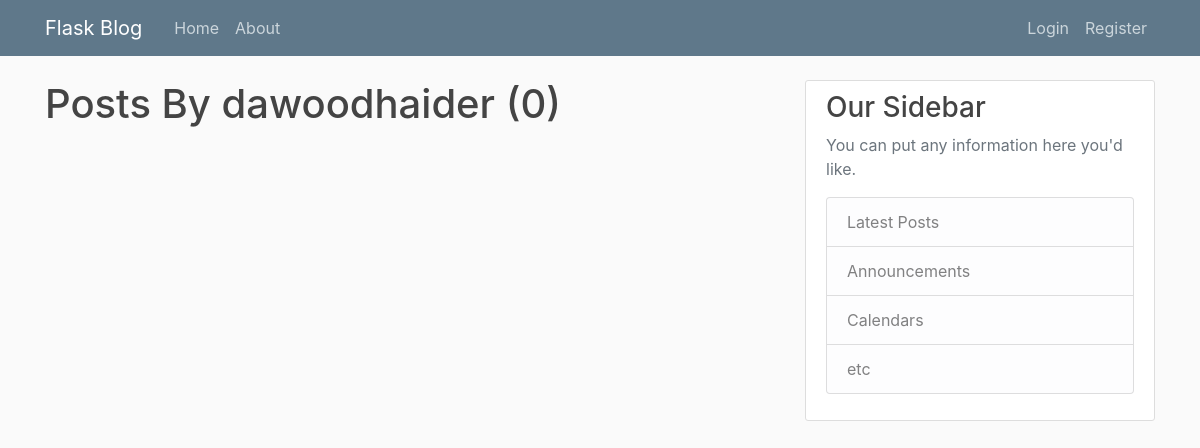
Page /user/dawoodhaider on the earlier database version.
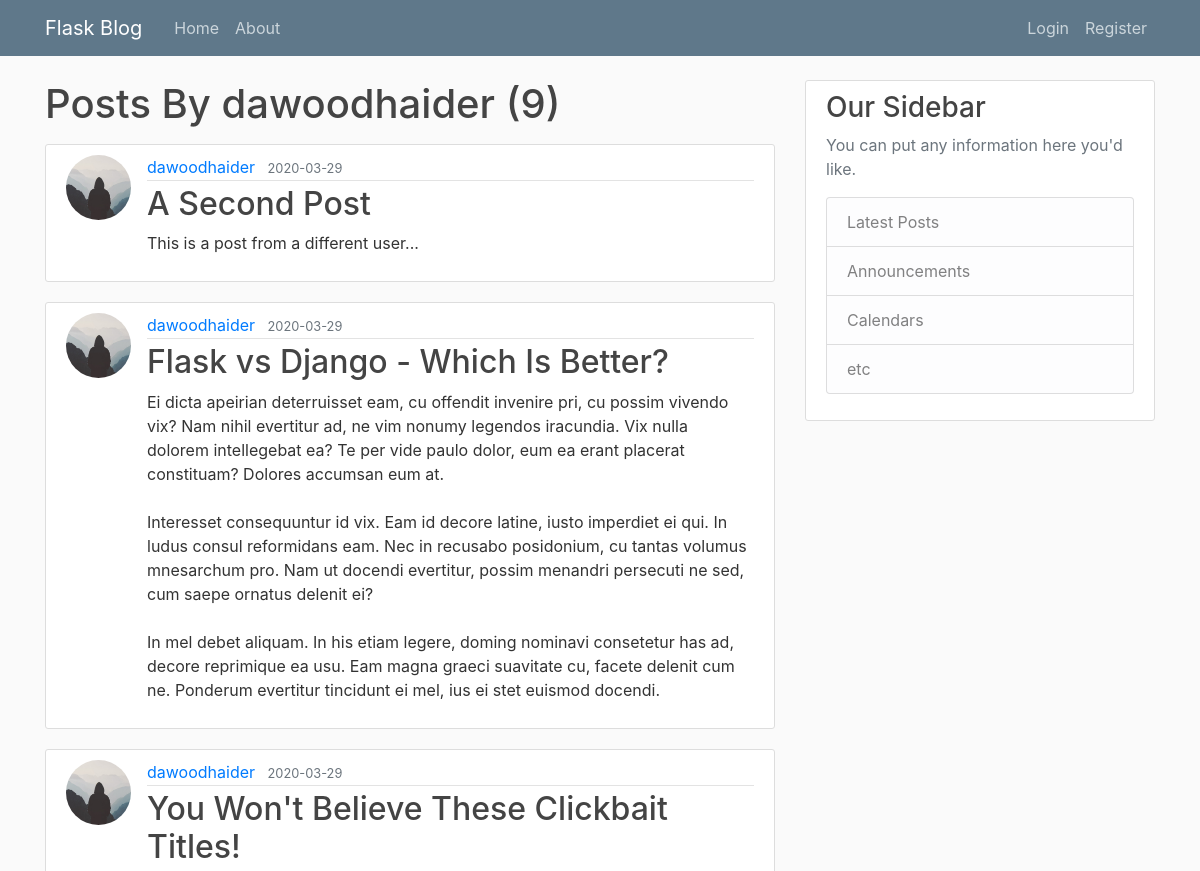
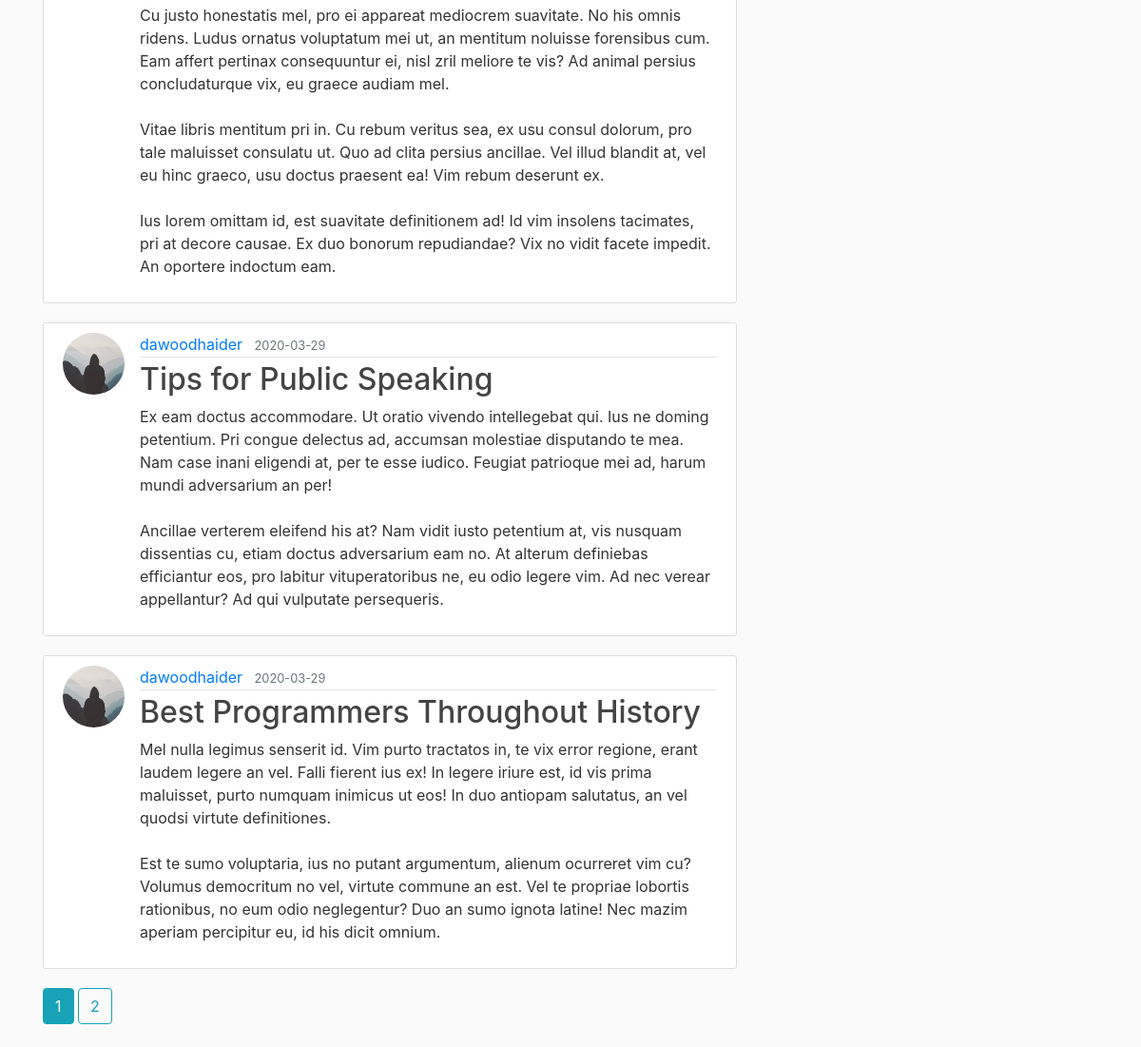
Same page on the later database version (2 pictures, top to bottom).
### myApp/models.py (models this page shows, shortened)
class Post(db.Model):
    id = db.Column(db.Integer, primary_key=True)
    title = db.Column(db.String(100), nullable=False)
    date_posted = db.Column(db.DateTime, nullable=False, default=datetime.utcnow)
    content = db.Column(db.Text, nullable=False)
    user_id = db.Column(db.Integer, db.ForeignKey('user.id'), nullable=False)

class User(db.Model, UserMixin):
    id = db.Column(db.Integer, primary_key=True)
    username = db.Column(db.String(20), unique=True, nullable=False)
    email = db.Column(db.String(120), unique=True, nullable=False)
    image_file = db.Column(db.String(20),  nullable=False, default='default.jpg')
    password = db.Column(db.String(60), nullable=False)
    posts = db.relationship('Post', backref='author', lazy=True)

### myApp/users/routes.py (the view)
@users.route('/user/<string:username>')
def user_post(username):
    page = request.args.get('page', 1, type=int)
    user = User.query.filter_by(username=username).first_or_404()
    posts = Post.query.filter_by(author=user)\
            .order_by(Post.date_posted.desc())\
            .paginate(page=page, per_page=5)
    return render_template('user_post.html', posts=posts, user=user)

### myApp/templates/user_post.html (shortened to what this page needs)
{% extends "layout.html" %}
{% block content %}
    <h1 class="mb-3">Posts By {{ user.username}} ({{ posts.total }}) </h1>
{% for post in posts.items %}
    <article class="media content-section">
        <img src="{{ url_for('static', filename='profile_pics/' + post.author.image_file) }}" alt="" class="rounded-circle article-img">
        <div class="media-body">
            <div class="article-metadata">
                <a class="mr-2" href="{{ url_for('users.user_post', username=post.author.username) }}">{{ post.author.username }}</a>
                <small class="text-muted">{{ post.date_posted.strftime('%Y-%m-%d') }}</small>
            </div>
            <h2><a class="article-title" href="{{ url_for('posts.post', post_id=post.id) }}">{{ post.title }}</a></h2>
            <p class="article-content">{{ post.content }}</p>
        </div>
    </article>
{% endfor %}
{% for page_num in posts.iter_pages(left_edge=1, right_edge=1, left_current=1, right_current=2) %}
    {% if page_num %}
        {% if posts.page == page_num %}
            <a class="btn btn-info mb-4" href="{{ url_for('users.user_post', username=user.username, page=page_num) }}">{{ page_num }}</a>
        {% else %}
            <a class="btn btn-outline-info mb-4" href="{{ url_for('users.user_post', username=user.username, page=page_num) }}">{{ page_num }}</a>
        {% endif %}
    {% endif %}
{% endfor %}
{% endblock content %}

Differences in the rows shown:
added Post: image_file (placeholder picture), author.username "dawoodhaider", date_posted "2020-03-29", title "A Second Post", content "This is a post from a different user..."
added Post: image_file (placeholder picture), author.username "dawoodhaider", date_posted "2020-03-29", title "Flask vs Django - Which Is Better?", content "Ei dicta apeirian deterruisset eam, cu offendit invenire pri, cu possim vivendo vix? Nam nihil evertitur ad, ne vim nonumy legendos iracundia. Vix nulla dolorem intellegebat ea? Te per vide paulo dolor, eum ea erant placerat constituam? Dolores accumsan eum at. Interesset consequuntur id vix. Eam id decore latine, iusto imperdiet ei qui. In ludus consul reformidans eam. Nec in recusabo posidonium, cu tantas volumus mnesarchum pro. Nam ut docendi evertitur, possim menandri persecuti ne sed, cum saepe ornatus delenit ei? In mel debet aliquam. In his etiam legere, doming nominavi consetetur has ad, decore reprimique ea usu. Eam magna graeci suavitate cu, facete delenit cum ne. Ponderum…"
added Post: image_file (placeholder picture), author.username "dawoodhaider", date_posted "2020-03-29", title "You Won't Believe These Clickbait Titles!", content "Cu justo honestatis mel, pro ei appareat mediocrem suavitate. No his omnis ridens. Ludus ornatus voluptatum mei ut, an mentitum noluisse forensibus cum. Eam affert pertinax consequuntur ei, nisl zril meliore te vis? Ad animal persius concludaturque vix, eu graece audiam mel. Vitae libris mentitum pri in. Cu rebum veritus sea, ex usu consul dolorum, pro tale maluisset consulatu ut. Quo ad clita persius ancillae. Vel illud blandit at, vel eu hinc graeco, usu doctus praesent ea! Vim rebum deserunt ex. Ius lorem omittam id, est suavitate definitionem ad! Id vim insolens tacimates, pri at decore causae. Ex duo bonorum repudiandae? Vix no vidit facete impedit. An oportere indoctum eam."
added Post: image_file (placeholder picture), author.username "dawoodhaider", date_posted "2020-03-29", title "Tips for Public Speaking", content "Ex eam doctus accommodare. Ut oratio vivendo intellegebat qui. Ius ne doming petentium. Pri congue delectus ad, accumsan molestiae disputando te mea. Nam case inani eligendi at, per te esse iudico. Feugiat patrioque mei ad, harum mundi adversarium an per! Ancillae verterem eleifend his at? Nam vidit iusto petentium at, vis nusquam dissentias cu, etiam doctus adversarium eam no. At alterum definiebas efficiantur eos, pro labitur vituperatoribus ne, eu odio legere vim. Ad nec verear appellantur? Ad qui vulputate persequeris."
added Post: image_file (placeholder picture), author.username "dawoodhaider", date_posted "2020-03-29", title "Best Programmers Throughout History", content "Mel nulla legimus senserit id. Vim purto tractatos in, te vix error regione, erant laudem legere an vel. Falli fierent ius ex! In legere iriure est, id vis prima maluisset, purto numquam inimicus ut eos! In duo antiopam salutatus, an vel quodsi virtute definitiones. Est te sumo voluptaria, ius no putant argumentum, alienum ocurreret vim cu? Volumus democritum no vel, virtute commune an est. Vel te propriae lobortis rationibus, no eum odio neglegentur? Duo an sumo ignota latine! Nec mazim aperiam percipitur eu, id his dicit omnium."
Other differences:
{{ posts.total }}: "0" → "9"
new list line: "1"
new list line: "2"
